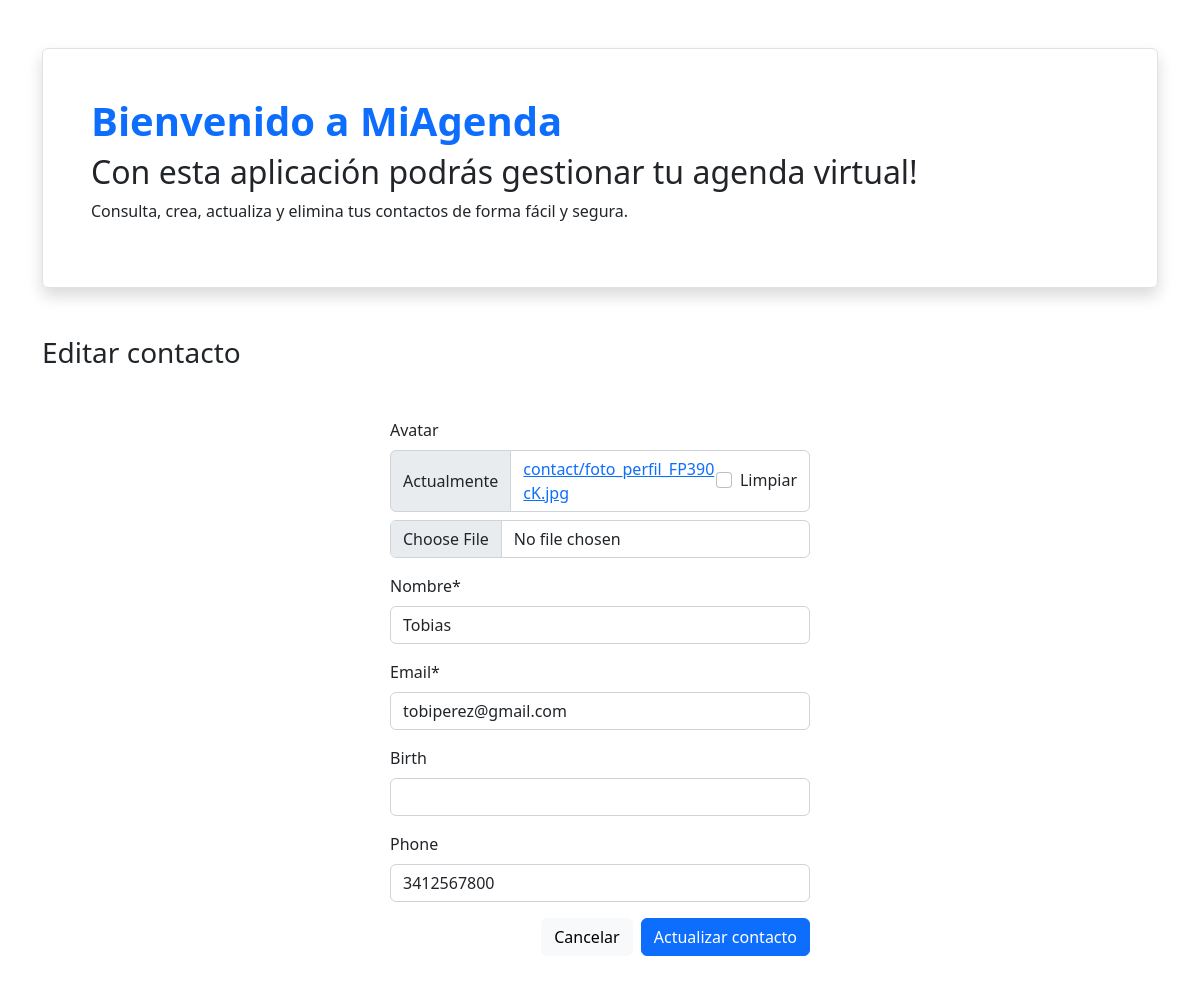
Page /2/edit/ on the committed database.
### contacts/models.py (models this page shows, shortened)
class Contact(models.Model):
    avatar = models.ImageField(upload_to='contact', null=True, blank=True)
    name = models.CharField(max_length=100, verbose_name='Nombre')
    email = models.EmailField(max_length=50)
    birth = models.DateField(null=True, blank=True)
    phone = models.CharField(max_length=15, null=True, blank=True)
    created = models.DateTimeField(auto_now_add=True)

### contacts/views.py (the view)
# urls.py: path('<int:pk>/edit/', views.ContactUpdateView.as_view(), name='contact_edit'),
class ContactUpdateView(generic.UpdateView):
    model = Contact
    fields = ('avatar', 'name', 'email', 'birth', 'phone',)
    success_url = reverse_lazy('contact_list')

### contacts/templates/contacts/contact_form.html (shortened to what this page needs)
{% extends 'contacts/base.html' %}
{% load static crispy_forms_tags %}
{% block content %}
    <div class="mt-5">
        <h3>
            {% if contact %}
            Editar
            {% else %}
            Nuevo
            {% endif %}
            contacto
        </h3>
    </div>
    <form action="" method="post" class="mt-5 mx-auto" style="max-width: 420px;" enctype="multipart/form-data" novalidate>
        {{ form|crispy }}
        <div class="text-end mt-3">
            <a href="{% url 'contact_list' %}" class="btn btn-light me-1">
                Cancelar
            </a>
            <button class="btn btn-primary">
                {% if contact %}
                Actualizar
                {% else %}
                Crear
                {% endif %}
                contacto
            </button>
        </div>
    </form>
{% endblock content %}

### rows in the picture
Contact: name "Tobias", email "tobiperez@gmail.com", phone "3412567800"
